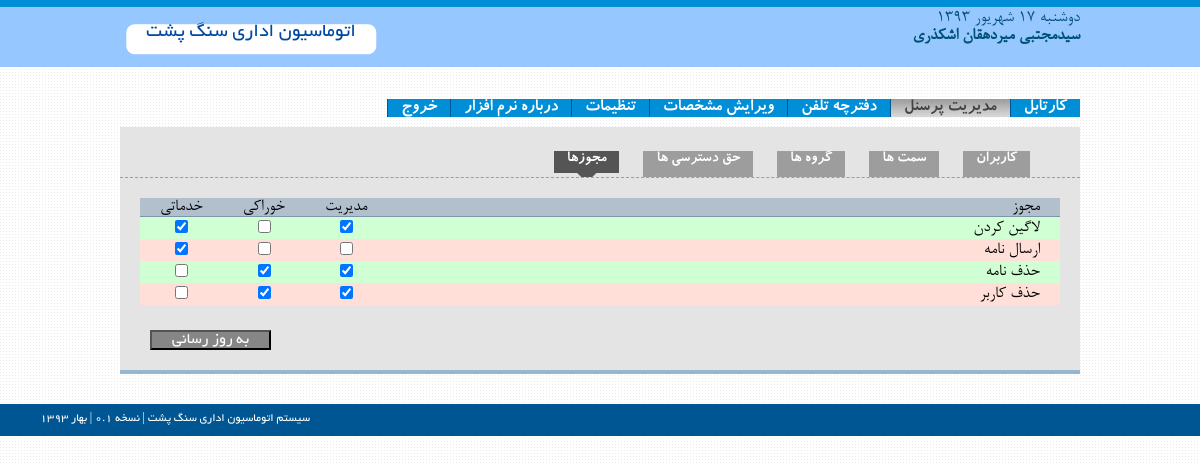
The page /user/applypermissions (signed in) on the database its author committed.
### tables this page shows
CREATE TABLE IF NOT EXISTS `options` (
  `optionid` mediumint(8) unsigned NOT NULL AUTO_INCREMENT,
  `option_name` varchar(200) NOT NULL,
  `option_value` varchar(200) NOT NULL,
  PRIMARY KEY (`optionid`)
);

CREATE TABLE IF NOT EXISTS `groups` (
  `groupid` mediumint(8) unsigned NOT NULL AUTO_INCREMENT,
  `groupname` varchar(30) NOT NULL,
  PRIMARY KEY (`groupid`)
);

CREATE TABLE IF NOT EXISTS `permission` (
  `permissionId` mediumint(8) unsigned NOT NULL AUTO_INCREMENT,
  `permissionName` varchar(50) NOT NULL,
  PRIMARY KEY (`permissionId`)
);

CREATE TABLE IF NOT EXISTS `grouppermission` (
  `grouppermissionid` mediumint(8) unsigned NOT NULL AUTO_INCREMENT,
  `groupid` mediumint(8) unsigned NOT NULL,
  `permissionid` mediumint(8) unsigned NOT NULL,
  PRIMARY KEY (`grouppermissionid`),
  KEY `permissionid` (`permissionid`),
  KEY `groupid` (`groupid`)
);

### index.php (called while the page is built, shortened)
<?php
include 'route.php';
$route = new Route();
$route->add('/', 'Dashboard');
$route->add('/dashboard', 'Dashboard');
$route->add('/dashboard/letters', 'Letters');
$route->add('/dashboard/newletter', 'Newletter');
$route->add('/dashboard/archive', 'Archive');
$route->add('/about', 'About');
$route->add('/contact', 'Contact');
$route->add('/user', 'User');
$route->add('/user/manageuser', 'Manageuser');
$route->add('/user/managetitle', 'Managetitle');
$route->add('/user/managegroup', 'Managegroup');
$route->add('/user/managepermission', 'Managepermission');
$route->add('/user/applypermissions', 'Applypermissions');
$route->add('/login', 'Login');
$route->add('/logout', 'Logout');
$route->add('/profile', 'Profile');
$route->add('/contact/add', 'add');
$route->add('/options', 'Options');
$route->submit();
?>

### config.php (called while the page is built)
<?php
$config = array();
$config['host'] = 'localhost';
$config['user'] = 'root';
$config['pass'] = '';
$config['table'] = 'tortoise';
include_once 'mysqli.class.php';
$db = new DB($config);

### mysqli.class.php (called while the page is built, shortened)
<?php
class DB
{
private $fetchMode = MYSQLI_BOTH;
public function __construct($db) {
$this->mysqli = new mysqli($db['host'], $db['user'], $db['pass'], $db['table']);
mysqli_set_charset($this->mysqli, "utf8");
}
public function query($SQL)
{
$this->SQL = $this->mysqli->real_escape_string($SQL);
$this->result = $this->mysqli->query($SQL);
if ($this->result == true)
{
return true;
}
else
{
printf("<b>Problem with SQL:</b> %s\n", $this->SQL);
exit;
}
}
public function get($field = NULL)
{
if ($field == NULL)
{
$data = array();
while ($row = $this->result->fetch_array($this->fetchMode))
{
$data[] = $row;
}
}
else
{
$row = $this->result->fetch_array($this->fetchMode);
$data = $row[$field];
}
return $data;
}
}

### src/jdatetime.class.php (called while the page is built, shortened)
<?php
class jDateTime
{
    private static $jalali   = true;
    private static $convert  = true;
    private static $timezone = null;
    public function __construct($convert = null, $jalali = null, $timezone = null)
    {
        if ( $jalali   !== null ) self::$jalali   = (bool) $jalali;
        if ( $convert  !== null ) self::$convert  = (bool) $convert;
        if ( $timezone !== null ) self::$timezone = $timezone;
    }
    public static function date($format, $stamp = false, $convert = null, $jalali = null, $timezone = null)
    {
        $stamp    = ($stamp !== false) ? $stamp : time();
        $timezone = ($timezone != null) ? $timezone : ((self::$timezone != null) ? self::$timezone : date_default_timezone_get());
        $obj      = new DateTime('@' . $stamp, new DateTimeZone($timezone));
        $obj->setTimezone(new DateTimeZone($timezone));
        if ( (self::$jalali === false && $jalali === null) || $jalali === false ) {
            return $obj->format($format);
        }
        else {
            $chars  = (preg_match_all('/([a-zA-Z]{1})/', $format, $chars)) ? $chars[0] : array();
            $intact = array('B','h','H','g','G','i','s','I','U','u','Z','O','P');
            $intact = self::filterArray($chars, $intact);
            $intactValues = array();
            list($year, $month, $day) = array($obj->format('Y'), $obj->format('n'), $obj->format('j'));
            list($jyear, $jmonth, $jday) = self::toJalali($year, $month, $day);
            $keys   = array('d','D','j','l','N','S','w','z','W','F','m','M','n','t','L','o','Y','y','a','A','c','r','e','T');
            $keys   = self::filterArray($chars, $keys, array('z'));
            $values = array();
            foreach ($keys as $k => $key) {
                $v = '';
                switch ($key) {
                    case 'j':
                        $v = $jday;
                        break;
                    case 'l':
                        $v = self::getDayNames($obj->format('l'));
                        break;
                    case 'z':
                        if ($jmonth > 6) {
                            $v = 186 + (($jmonth - 6 - 1) * 30) + $jday;
                        }
                        else {
                            $v = (($jmonth - 1) * 31) + $jday;
                        }
                        break;
                    case 'F':
                        $v = self::getMonthNames($jmonth);
                        break;
                    case 'o':
                    case 'Y':
                        $v = $jyear;
                        break;
                }
                $values[$k] = $v;
            }
            $keys   = array_merge($intact, $keys);
            $values = array_merge($intactValues, $values);
            $ret = strtr($format, array_combine($keys, $values));
            return
                ($convert === false ||
                ($convert === null && self::$convert === false) ||
                ( $jalali === false || $jalali === null && self::$jalali === false ))
                ? $ret : self::convertNumbers($ret);
        }
    }
    private static function filterArray($needle, $heystack, $always = array())
    {
        return array_intersect(array_merge($needle, $always), $heystack);
    }
    private static function getDayNames($day, $shorten = false, $len = 1, $numeric = false)
    {
        $days = array(
            'sat' => array(1, 'شنبه'),
            'sun' => array(2, 'یکشنبه'),
            'mon' => array(3, 'دوشنبه'),
            'tue' => array(4, 'سه شنبه'),
            'wed' => array(5, 'چهارشنبه'),
            'thu' => array(6, 'پنجشنبه'),
            'fri' => array(7, 'جمعه')
        );
        $day = substr(strtolower($day), 0, 3);
        $day = $days[$day];
        return ($numeric) ? $day[0] : (($shorten) ? self::substr($day[1], 0, $len) : $day[1]);
    }
    private static function getMonthNames($month, $shorten = false, $len = 3)
    {
        $months = array(
            'فروردین', 'اردیبهشت', 'خرداد', 'تیر', 'مرداد', 'شهریور', 'مهر', 'آبان', 'آذر', 'دی', 'بهمن', 'اسفند'
        );
        $ret    = $months[$month - 1];
        return ($shorten) ? self::substr($ret, 0, $len) : $ret;
    }
    private static function convertNumbers($matches)
    {
        $farsi_array   = array('۰', '۱', '۲', '۳', '۴', '۵', '۶', '۷', '۸', '۹');
        $english_array = array('0', '1', '2', '3', '4', '5', '6', '7', '8', '9');
        return str_replace($english_array, $farsi_array, $matches);
    }
    private static function div($a, $b)
    {
        return (int) ($a / $b);
    }
    public static function toJalali($g_y, $g_m, $g_d)
    {
        $g_days_in_month = array(31, 28, 31, 30, 31, 30, 31, 31, 30, 31, 30, 31);
        $j_days_in_month = array(31, 31, 31, 31, 31, 31, 30, 30, 30, 30, 30, 29);
        $gy = $g_y-1600;
        $gm = $g_m-1;
        $gd = $g_d-1;
        $g_day_no = 365*$gy+self::div($gy+3, 4)-self::div($gy+99, 100)+self::div($gy+399, 400);
        for ($i=0; $i < $gm; ++$i)
            $g_day_no += $g_days_in_month[$i];
        $g_day_no += $gd;
        $j_day_no = $g_day_no-79;
        $j_np = self::div($j_day_no, 12053);
        $j_day_no = $j_day_no % 12053;
        $jy = 979+33*$j_np+4*self::div($j_day_no, 1461);
        $j_day_no %= 1461;
        if ($j_day_no >= 366) {
            $jy += self::div($j_day_no-1, 365);
            $j_day_no = ($j_day_no-1)%365;
        }
        for ($i = 0; $i < 11 && $j_day_no >= $j_days_in_month[$i]; ++$i)
            $j_day_no -= $j_days_in_month[$i];
        $jm = $i+1;
        $jd = $j_day_no+1;
        return array($jy, $jm, $jd);
    }
}

### src/user-applypermissions.php (the view)
<div class="content">
<form id="applyperm" method="post" action="../applyperm.php">
	<table class="permissionstbl">
		<tr>
			<td>مجوز</td>
<?php
include 'config.php';
$tdcount=0;
$db->query("SELECT * FROM groups");
$result = $db->get();
foreach ($result as $res) {
	$tdcount++;
	$gridarr[]=$res[0];
	echo "<td>".$res[1]."</td>";
}
?>
		</tr>
		<tr>
<?php
include 'config.php';
$db->query("SELECT * FROM permission");
$result = $db->get();
foreach ($result as $res2) {
	echo "<td>".$res2[1]."</td>";
	for ($i=0;$i<$tdcount;$i++){
		echo "<td><input type='checkbox' name='perm[]' class='checkperm' value='".$gridarr[$i]."@".$res2[0]."'";
				$db->query("SELECT * FROM grouppermission WHERE groupid='$gridarr[$i]'");
				$result2 = $db->get();
				foreach ($result2 as $c) { if ($c[2]==$res2[0]) echo " checked"; }
					echo"></td>";
	}
	echo "</tr>";
}
?>
	</table>
	<input type="submit" value="به روز رسانی">
</form>
</div>

### route.php (shortened to what this page needs)
<?php
class Route
{
	private $_uri = array();
	private $_method = array();
	public function add($uri, $method = null)
	{
		$this->_uri[] = '/' . trim($uri, '/');
		if ($method != null) {
			$this->_method[] = $method;
		}
	}
	public function submit()
	{
		 $uriGetParam = isset($_GET['uri']) ? '/' . $_GET['uri'] : '/';
		foreach ($this->_uri as $key => $value)
		{
			if (preg_match("#^$value$#", $uriGetParam))
			{
				if (is_string($this->_method[$key]))
				{
					new $useMethod();
				}
				else
				{
					call_user_func($this->_method[$key]);
				}
			}
		}
	}
}

### src/topheader.inc.php
<div class="topheader"></div>
<div class="header-wrap">
<div class="header">
	<div class="header-bg">
		<div class="title">
		<table class="orgname">
			<tr>
				<td></td>
				<td><?php echo $org_name; ?></td>
				<td></td>
			</tr>
		</table>
		</div>
	</div>
	<div class="header-right">
	<?php
	require_once 'jdatetime.class.php';
	$date = new jDateTime(true, true, 'Asia/Tehran');
	if(isset($_SESSION['agent'])){
	echo $date->date("l j F Y")."<br>";
	echo "<b>".$_SESSION['first_name']." ".$_SESSION['last_name']."</b><br>";
	}
	else{
		echo $date->date("l j F Y");
	}
	?>
	</div>
</div>
</div>

### rows shown on the page
options: option_value "اتوماسیون اداری سنگ پشت"
groups: groupname "مدیریت"
groups: groupname "خوراکی"
groups: groupname "خدماتی"
permission: permissionName "لاگین کردن", permissionId "☑"
permission: permissionName "ارسال نامه", permissionId "☑"
permission: permissionName "حذف نامه", permissionId "☑"
permission: permissionName "حذف کاربر", permissionId "☑"
